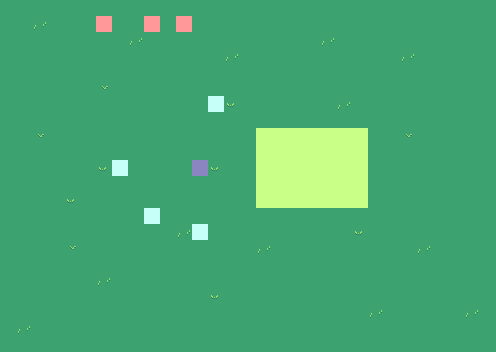

This is a level from a 2D game, rendered from its Tiled map with the project's own tilesets. A one-line summary and the complete map file follow:
An orthogonal 31x22 tile map with 16x16 px tiles, 2 tile layers (Level, Regions), 2 tilesets and 2 objects (Enemy, Interactable).

<map version="1.4" tiledversion="1.4.2" orientation="orthogonal" renderorder="right-down" compressionlevel="0" width="31" height="22" tilewidth="16" tileheight="16" infinite="0" backgroundcolor="#7F8093" nextlayerid="5" nextobjectid="1"><tileset firstgid="1" name="Floor_tileset" tilewidth="16" tileheight="16" tilecount="24" columns="4" objectalignment="topleft" margin="0" spacing="0"><image source="../../../images/floor-tileset.png" width="64" height="96" /></tileset><tileset firstgid="25" name="Regions" tilewidth="16" tileheight="16" tilecount="6" columns="6" objectalignment="topleft"><image source="Regions.intgrid.png" width="96" height="16" /></tileset><layer id="1" name="Level" width="31" height="22" opacity="1"><data encoding="csv">4,4,4,4,4,4,4,4,4,4,4,4,4,4,4,4,4,4,4,4,4,4,4,4,4,4,4,4,4,4,4,4,4,3,4,4,4,4,4,4,4,4,4,4,4,4,4,4,4,4,4,4,4,4,4,4,4,4,4,4,4,4,4,4,4,4,4,4,4,4,3,4,4,4,4,4,4,4,4,4,4,4,3,4,4,4,4,4,4,4,4,4,4,4,4,4,4,4,4,4,4,4,4,4,4,4,4,3,4,4,4,4,4,4,4,4,4,4,3,4,4,4,4,4,4,4,4,4,4,4,4,4,4,4,4,4,4,4,4,4,4,4,4,4,4,4,4,4,4,4,4,4,4,4,4,4,4,4,4,4,4,1,4,4,4,4,4,4,4,4,4,4,4,4,4,4,4,4,4,4,4,4,4,4,4,4,4,4,4,4,4,4,4,4,4,4,4,4,4,4,2,4,4,4,4,4,4,3,4,4,4,4,4,4,4,4,4,4,4,4,4,4,4,4,4,4,4,4,4,4,4,4,4,4,4,4,4,4,4,4,4,4,4,4,4,4,4,4,4,4,1,4,4,4,4,4,4,4,4,4,4,4,4,4,4,4,4,2,4,4,4,4,4,1,4,4,4,4,4,4,4,4,4,4,4,4,4,4,4,4,4,4,4,4,4,4,4,4,4,4,4,4,4,4,4,4,4,4,4,4,4,4,4,4,4,4,2,4,4,4,4,4,4,2,4,4,4,4,4,4,4,4,4,4,4,4,4,4,4,4,4,4,4,4,4,4,4,4,4,4,4,4,4,4,4,4,4,4,4,4,4,4,4,4,4,4,4,4,4,4,4,4,4,4,4,4,2,4,4,4,4,4,4,4,4,4,4,4,4,4,4,4,4,4,4,4,4,4,4,4,4,4,4,4,4,4,4,4,4,4,4,4,4,4,4,4,4,4,4,4,4,4,4,4,4,4,4,4,4,4,4,4,4,4,4,4,4,4,4,4,4,4,4,4,4,3,4,4,4,4,4,4,4,4,4,4,2,4,4,4,4,4,4,4,4,4,4,4,4,1,4,4,4,4,4,4,4,4,4,4,4,3,4,4,4,4,4,4,4,4,4,3,4,4,4,4,4,4,4,4,4,4,4,4,4,4,4,4,4,4,4,4,4,4,4,4,4,4,4,4,4,4,4,4,4,4,4,4,4,4,4,4,4,3,4,4,4,4,4,4,4,4,4,4,4,4,4,4,4,4,4,4,4,4,4,4,4,4,4,4,4,4,4,4,4,4,4,4,4,4,4,2,4,4,4,4,4,4,4,4,4,4,4,4,4,4,4,4,4,4,4,4,4,4,4,4,4,4,4,4,4,4,4,4,4,4,4,4,4,4,4,4,3,4,4,4,4,4,3,4,4,3,4,4,4,4,4,4,4,4,4,4,4,4,4,4,4,4,4,4,4,4,4,4,4,4,4,4,4,4,4,4,4,4,4,4,4,4,4,4,4,4,4,4,4,4,4,4,4,4,4,4,4,4,4,4,4,4,4,4,4,4</data></layer><objectgroup id="2" name="Enemy"><object name="Enemy" x="160" y="96" width="16" height="16"><properties><property name="__anchorX" type="int" value="160" /><property name="__anchorY" type="int" value="96" /><property name="__cx" type="int" value="10" /><property name="__cy" type="int" value="6" /><property name="enemytype" value="Ghoul" /><property name="path_0" value="10,3" /><property name="path_1" value="7,3" /><property name="path_2" value="7,6" /><property name="path_3" value="10,6" /></properties></object></objectgroup><objectgroup id="3" name="Interactables"><object name="Interactable" x="64" y="256" width="16" height="16"><properties><property name="__anchorX" type="int" value="64" /><property name="__anchorY" type="int" value="256" /><property name="__cx" type="int" value="4" /><property name="__cy" type="int" value="16" /><property name="id" type="int" value="1" /><property name="activation" value="ButtonPress" /><property name="priority" value="Same" /><property name="name" value="SayHello" /></properties></object></objectgroup><layer id="4" name="Regions" width="31" height="22" opacity="1"><data encoding="csv">0,0,0,0,0,0,0,0,0,0,0,0,0,0,0,0,0,0,0,0,0,0,0,0,0,0,0,0,0,0,0,0,0,0,0,0,0,28,0,0,28,0,28,0,0,0,0,0,0,0,0,0,0,0,0,0,0,0,0,0,0,0,0,0,0,0,0,0,0,0,0,0,0,0,0,0,0,0,0,0,0,0,0,0,0,0,0,0,0,0,0,0,0,0,0,0,0,0,0,0,0,0,0,0,0,0,0,0,0,0,0,0,0,0,0,0,0,0,0,0,0,0,0,0,0,0,0,0,0,0,0,0,0,0,0,0,0,0,0,0,0,0,0,0,0,0,0,0,0,0,0,0,0,0,0,0,0,0,0,0,0,0,0,0,0,0,0,0,0,0,0,0,0,0,0,0,0,0,0,0,0,0,0,0,0,0,0,0,0,0,0,0,0,0,0,0,0,0,0,27,0,0,0,0,0,0,0,0,0,0,0,0,0,0,0,0,0,0,0,0,0,0,0,0,0,0,0,0,0,0,0,0,0,0,0,0,0,0,0,0,0,0,0,0,0,0,0,0,0,0,0,0,0,0,0,0,0,0,0,0,0,0,0,0,26,26,26,26,26,26,26,0,0,0,0,0,0,0,0,0,0,0,0,0,0,0,0,0,0,0,0,0,0,0,0,26,26,26,26,26,26,26,0,0,0,0,0,0,0,0,0,0,0,0,0,0,0,27,0,0,0,0,25,0,0,0,26,26,26,26,26,26,26,0,0,0,0,0,0,0,0,0,0,0,0,0,0,0,0,0,0,0,0,0,0,0,0,26,26,26,26,26,26,26,0,0,0,0,0,0,0,0,0,0,0,0,0,0,0,0,0,0,0,0,0,0,0,0,26,26,26,26,26,26,26,0,0,0,0,0,0,0,0,0,0,0,0,0,0,0,0,0,27,0,0,0,0,0,0,0,0,0,0,0,0,0,0,0,0,0,0,0,0,0,0,0,0,0,0,0,0,0,0,0,0,0,27,0,0,0,0,0,0,0,0,0,0,0,0,0,0,0,0,0,0,0,0,0,0,0,0,0,0,0,0,0,0,0,0,0,0,0,0,0,0,0,0,0,0,0,0,0,0,0,0,0,0,0,0,0,0,0,0,0,0,0,0,0,0,0,0,0,0,0,0,0,0,0,0,0,0,0,0,0,0,0,0,0,0,0,0,0,0,0,0,0,0,0,0,0,0,0,0,0,0,0,0,0,0,0,0,0,0,0,0,0,0,0,0,0,0,0,0,0,0,0,0,0,0,0,0,0,0,0,0,0,0,0,0,0,0,0,0,0,0,0,0,0,0,0,0,0,0,0,0,0,0,0,0,0,0,0,0,0,0,0,0,0,0,0,0,0,0,0,0,0,0,0,0,0,0,0,0,0,0,0,0,0,0,0,0,0,0,0,0,0,0,0,0,0,0,0,0,0,0,0,0,0,0,0,0,0,0,0,0,0,0,0,0,0,0,0,0,0,0,0,0,0,0,0,0,0,0,0,0,0,0,0,0,0,0,0</data></layer></map>
